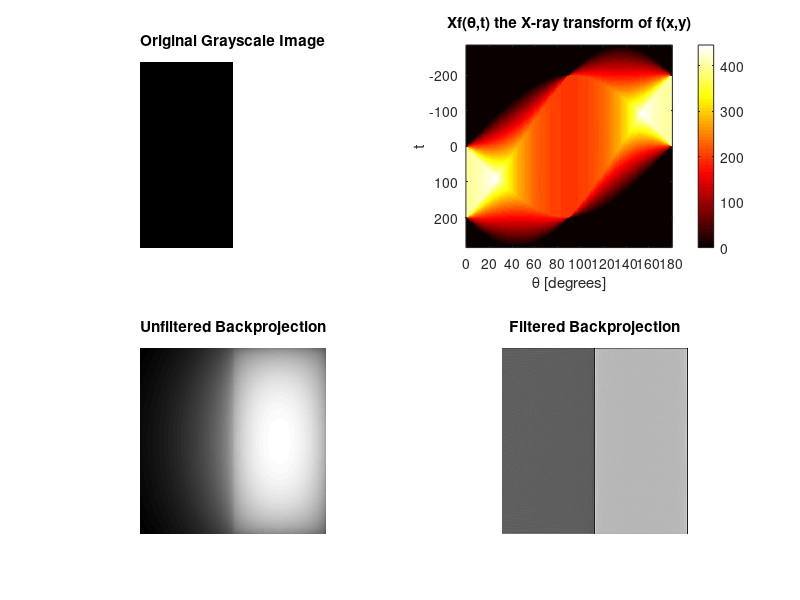

The MATLAB source for this figure:
% define f(x,y)
f=zeros(400);
f(1:400, 201:400)=1;
% xray transform of f
theta=0:180;
[Xf,t]=radon(f,theta);
% backprojection of Xf
F=iradon(Xf,theta);
U=iradon(Xf,theta,'linear','none');
% plotting
subplot(2,2,1);
imshow(f);
title('Original Grayscale Image');
subplot(2,2,2);
imagesc(theta,t,Xf);
title('Xf(\theta,t) the X-ray transform of f(x,y)');
xlabel('\theta [degrees]');
ylabel('t');
set(gca,'XTick',0:20:180);
colormap(hot);
colorbar;
subplot(2,2,3);
imshow(U,[]);
title('Unfiltered Backprojection');
subplot(2,2,4);
imshow(F,[]);
title('Filtered Backprojection');
